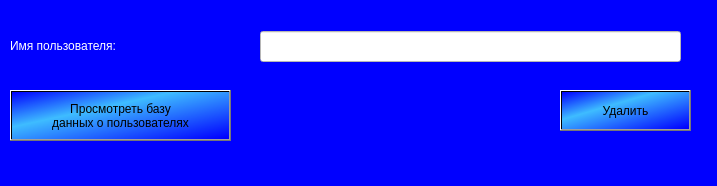
<?xml version="1.0" encoding="UTF-8"?>
<ui version="4.0">
 <class>ChangeUserBase</class>
 <widget class="QWidget" name="ChangeUserBase">
  <property name="geometry">
   <rect>
    <x>0</x>
    <y>0</y>
    <width>717</width>
    <height>186</height>
   </rect>
  </property>
  <property name="windowTitle">
   <string>Изменить базу данных</string>
  </property>
  <property name="styleSheet">
   <string notr="true">background-color: rgb(0, 0, 255);</string>
  </property>
  <widget class="QLabel" name="label">
   <property name="geometry">
    <rect>
     <x>10</x>
     <y>30</y>
     <width>241</width>
     <height>31</height>
    </rect>
   </property>
   <property name="styleSheet">
    <string notr="true">font: 57 14pt &quot;Montserrat Medium&quot;;
color: rgb(255, 255, 255);</string>
   </property>
   <property name="text">
    <string>Имя пользователя:</string>
   </property>
  </widget>
  <widget class="QLineEdit" name="name">
   <property name="geometry">
    <rect>
     <x>260</x>
     <y>31</y>
     <width>421</width>
     <height>31</height>
    </rect>
   </property>
   <property name="font">
    <font>
     <family>Montserrat Medium</family>
     <pointsize>12</pointsize>
    </font>
   </property>
   <property name="styleSheet">
    <string notr="true">background-color: rgb(255, 255, 255);</string>
   </property>
   <property name="text">
    <string/>
   </property>
  </widget>
  <widget class="QPushButton" name="all_users">
   <property name="geometry">
    <rect>
     <x>10</x>
     <y>90</y>
     <width>221</width>
     <height>51</height>
    </rect>
   </property>
   <property name="styleSheet">
    <string notr="true">font: 57 9pt &quot;Montserrat Medium&quot;; background-color: qlineargradient(spread:pad, x1:0, y1:0, x2:1, y2:1, stop:0 rgba(0, 0, 255, 255), stop:0.373134 rgba(62, 188, 255, 255), stop:0.985075 rgba(0, 0, 255, 255));</string>
   </property>
   <property name="text">
    <string>Просмотреть базу
данных о пользователях</string>
   </property>
  </widget>
  <widget class="QPushButton" name="delete_2">
   <property name="geometry">
    <rect>
     <x>560</x>
     <y>90</y>
     <width>131</width>
     <height>41</height>
    </rect>
   </property>
   <property name="styleSheet">
    <string notr="true">font: 57 14pt &quot;Montserrat Medium&quot;; background-color: qlineargradient(spread:pad, x1:0, y1:0, x2:1, y2:1, stop:0 rgba(0, 0, 255, 255), stop:0.373134 rgba(62, 188, 255, 255), stop:0.985075 rgba(0, 0, 255, 255));</string>
   </property>
   <property name="text">
    <string>Удалить</string>
   </property>
  </widget>
  <widget class="QLabel" name="error">
   <property name="geometry">
    <rect>
     <x>250</x>
     <y>90</y>
     <width>221</width>
     <height>61</height>
    </rect>
   </property>
   <property name="font">
    <font>
     <family>Montserrat Medium</family>
     <pointsize>10</pointsize>
    </font>
   </property>
   <property name="styleSheet">
    <string notr="true">color: rgb(255, 255, 255);</string>
   </property>
   <property name="text">
    <string/>
   </property>
  </widget>
 </widget>
 <resources/>
 <connections/>
</ui>
